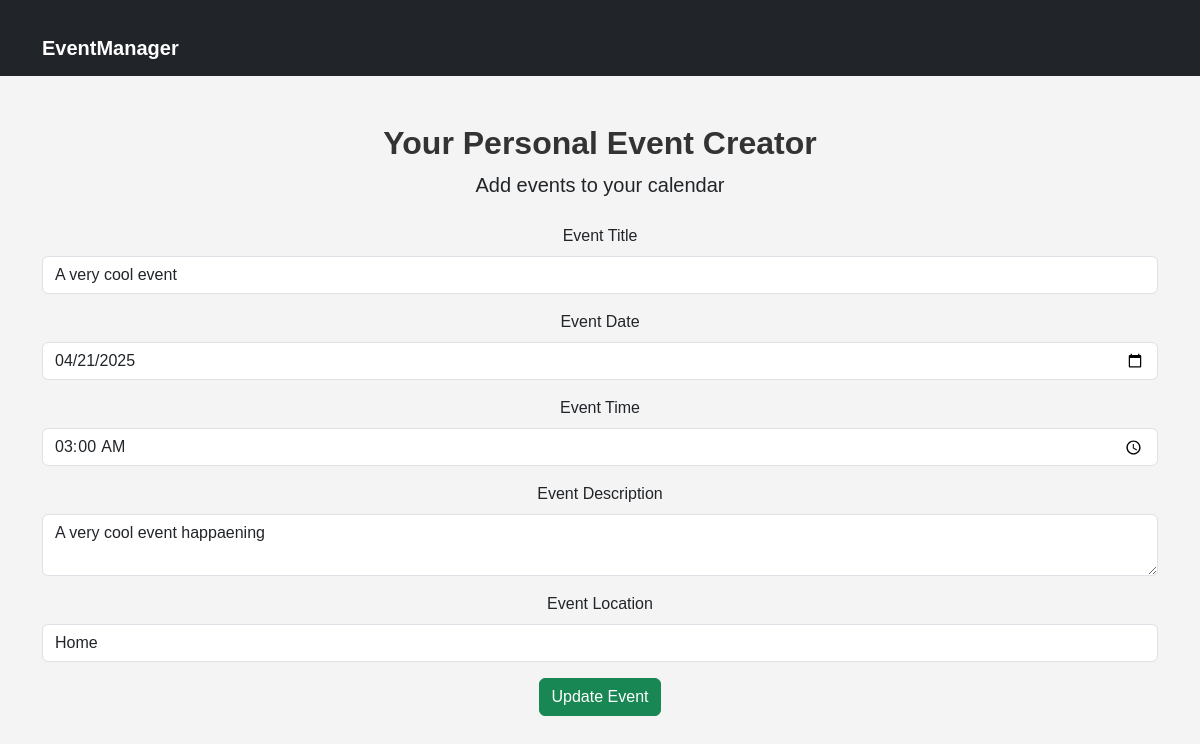
The page /edit_event/7 on the database as committed earlier.
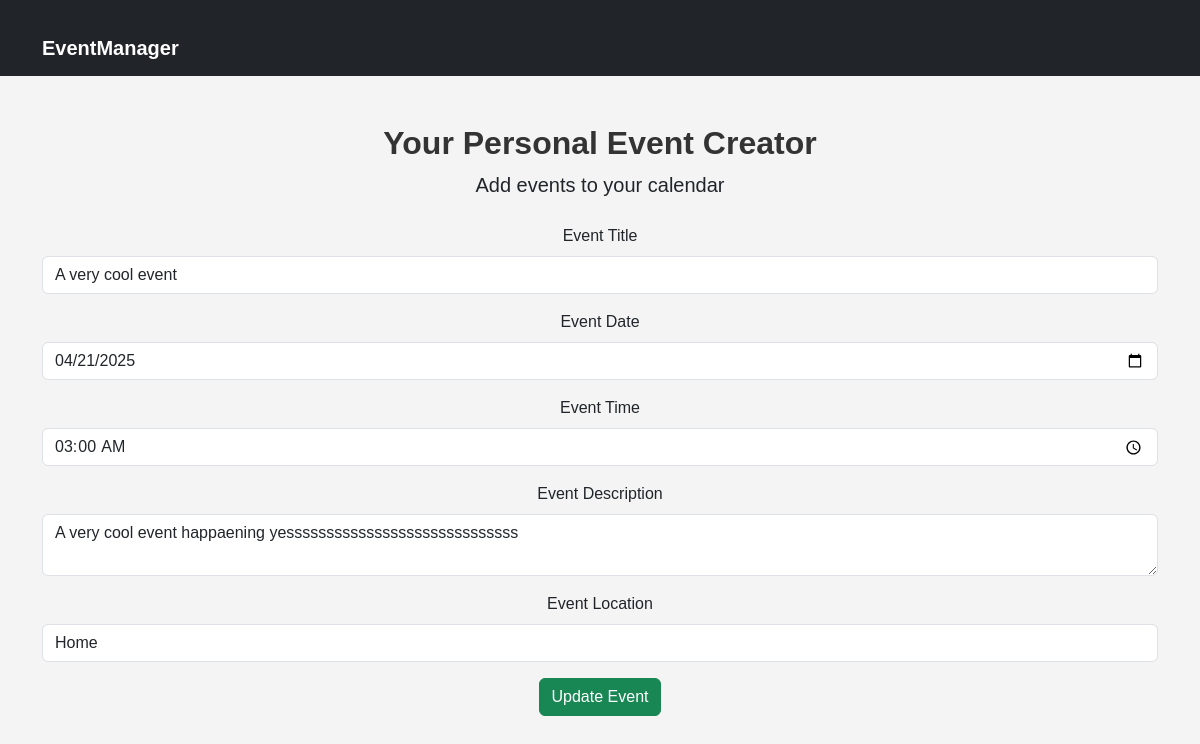
The same page on the database as committed later.
### main.py (models this page shows)
class Event(db.Model):
    id = db.Column(db.Integer, primary_key=True)
    title = db.Column(db.String(100), nullable=False)
    date = db.Column(db.String(10), nullable=False)
    time = db.Column(db.String(5), nullable=False)
    description = db.Column(db.String(255), nullable=True)
    location = db.Column(db.String(255), nullable=True)
    user_id = db.Column(db.Integer, db.ForeignKey('user.id'), nullable=False)
    user = db.relationship('User', backref=db.backref('events', lazy=True))

### main.py (the view, shortened to what this page needs)
@app.route('/edit_event/<int:event_id>', methods=['GET', 'POST'])
def edit_event(event_id):
    event = Event.query.get_or_404(event_id)
    return render_template('calendar.html', event=event)

### templates/calendar.html (shortened to what this page needs)
{% extends "base.html" %}
{% block content %}
<div class="text-center">
    <h2 class="fw-bold">Your Personal Event Creator</h2>
    <p class="lead">Add events to your calendar</p>
    <form method="POST" action="{{ url_for('edit_event', event_id=event.id) if event else url_for('Create_Event') }}">
        <div class="mb-3">
            <label for="event_title" class="form-label">Event Title</label>
            <input type="text" class="form-control" id="event_title" name="event_title" value="{{ event.title if event else '' }}" required>
        </div>
        <div class="mb-3">
            <label for="event_date" class="form-label">Event Date</label>
            <input type="date" class="form-control" id="event_date" name="event_date" value="{{ event.date if event else '' }}" required>
        </div>
        <div class="mb-3">
            <label for="event_time" class="form-label">Event Time</label>
            <input type="time" class="form-control" id="event_time" name="event_time" value="{{ event.time if event else '' }}" required>
        </div>
        <div class="mb-3">
            <label for="event_description" class="form-label">Event Description</label>
            <textarea class="form-control" id="event_description" name="event_description">{{ event.description if event else '' }}</textarea>
        </div>
        <div class="mb-3">
            <label for="event_location" class="form-label">Event Location</label>
            <input type="text" class="form-control" id="event_location" name="event_location" value="{{ event.location if event else '' }}">
        </div>
        <button type="submit" class="btn btn-success">
            {{ 'Update Event' if event else 'Add Event' }}
        </button>
    </form>
</div>
{% endblock %}

### templates/base.html (shortened to what this page needs)
<!DOCTYPE html>
<html lang="en">
<head>
    <link rel="stylesheet" href="https://cdn.jsdelivr.net/npm/bootstrap@5.3.0/dist/css/bootstrap.min.css">
    <link rel="stylesheet" href="{{ url_for('static', filename='style.css') }}">
</head>
<body>
    <nav class="navbar navbar-expand-lg navbar-dark bg-dark">
        <div class="container">
            <a class="navbar-brand" href="{{ url_for('home') }}">EventManager</a>
        </div>
    </nav>
    <div class="container mt-5">
        {% block content %}{% endblock %}
    </div>
</body>
</html>

### static/style.css (style rules this page uses)
body { background-color: #f4f4f4; font-family: Arial, sans-serif; }
h2 { color: #333; }
button { font-size: 18px; border-radius: 5px; }
.navbar { margin-bottom: 20px; }
.navbar-brand { font-weight: bold; }
.container { margin-top: 20px; }

Rows that differ between the two databases and show on the page:
changed Event "A very cool event": event_description "A very cool event happaening" → "A very cool event happaening yesssssssssssssssssssssssssssss"
